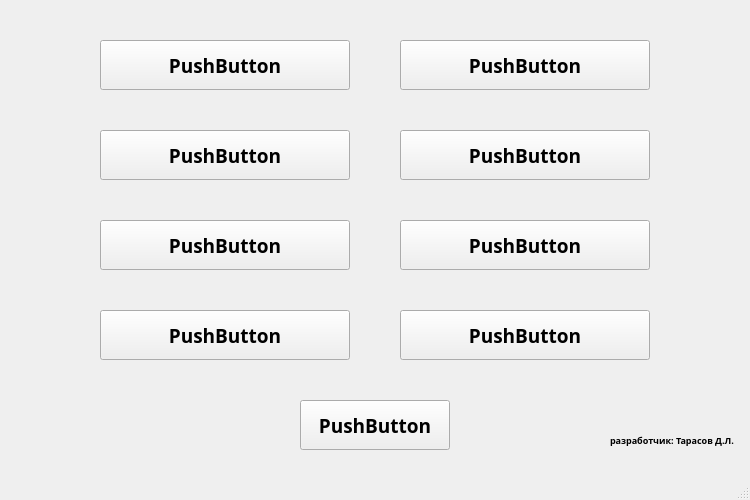
<?xml version="1.0" encoding="UTF-8"?>
<ui version="4.0">
 <class>MainWindow</class>
 <widget class="QMainWindow" name="MainWindow">
  <property name="geometry">
   <rect>
    <x>0</x>
    <y>0</y>
    <width>750</width>
    <height>500</height>
   </rect>
  </property>
  <property name="windowTitle">
   <string>MainWindow</string>
  </property>
  <widget class="QWidget" name="centralwidget">
   <widget class="QPushButton" name="pushButton">
    <property name="geometry">
     <rect>
      <x>300</x>
      <y>400</y>
      <width>150</width>
      <height>50</height>
     </rect>
    </property>
    <property name="font">
     <font>
      <family>Segoe Print</family>
      <pointsize>14</pointsize>
      <weight>75</weight>
      <bold>true</bold>
     </font>
    </property>
    <property name="text">
     <string>PushButton</string>
    </property>
   </widget>
   <widget class="QPushButton" name="pushButton_2">
    <property name="geometry">
     <rect>
      <x>100</x>
      <y>130</y>
      <width>250</width>
      <height>50</height>
     </rect>
    </property>
    <property name="font">
     <font>
      <family>Segoe Print</family>
      <pointsize>14</pointsize>
      <weight>75</weight>
      <bold>true</bold>
     </font>
    </property>
    <property name="text">
     <string>PushButton</string>
    </property>
   </widget>
   <widget class="QLabel" name="label">
    <property name="geometry">
     <rect>
      <x>610</x>
      <y>430</y>
      <width>130</width>
      <height>20</height>
     </rect>
    </property>
    <property name="font">
     <font>
      <family>Segoe Print</family>
      <pointsize>7</pointsize>
      <weight>75</weight>
      <bold>true</bold>
     </font>
    </property>
    <property name="text">
     <string>разработчик: Тарасов Д.Л.</string>
    </property>
   </widget>
   <widget class="QPushButton" name="pushButton_3">
    <property name="geometry">
     <rect>
      <x>100</x>
      <y>40</y>
      <width>250</width>
      <height>50</height>
     </rect>
    </property>
    <property name="font">
     <font>
      <family>Segoe Print</family>
      <pointsize>14</pointsize>
      <weight>75</weight>
      <bold>true</bold>
     </font>
    </property>
    <property name="text">
     <string>PushButton</string>
    </property>
   </widget>
   <widget class="QPushButton" name="pushButton_4">
    <property name="geometry">
     <rect>
      <x>400</x>
      <y>40</y>
      <width>250</width>
      <height>50</height>
     </rect>
    </property>
    <property name="font">
     <font>
      <family>Segoe Print</family>
      <pointsize>14</pointsize>
      <weight>75</weight>
      <bold>true</bold>
     </font>
    </property>
    <property name="text">
     <string>PushButton</string>
    </property>
   </widget>
   <widget class="QPushButton" name="pushButton_5">
    <property name="geometry">
     <rect>
      <x>400</x>
      <y>130</y>
      <width>250</width>
      <height>50</height>
     </rect>
    </property>
    <property name="font">
     <font>
      <family>Segoe Print</family>
      <pointsize>14</pointsize>
      <weight>75</weight>
      <bold>true</bold>
     </font>
    </property>
    <property name="text">
     <string>PushButton</string>
    </property>
   </widget>
   <widget class="QPushButton" name="pushButton_6">
    <property name="geometry">
     <rect>
      <x>100</x>
      <y>220</y>
      <width>250</width>
      <height>50</height>
     </rect>
    </property>
    <property name="font">
     <font>
      <family>Segoe Print</family>
      <pointsize>14</pointsize>
      <weight>75</weight>
      <bold>true</bold>
     </font>
    </property>
    <property name="text">
     <string>PushButton</string>
    </property>
   </widget>
   <widget class="QPushButton" name="pushButton_7">
    <property name="geometry">
     <rect>
      <x>400</x>
      <y>220</y>
      <width>250</width>
      <height>50</height>
     </rect>
    </property>
    <property name="font">
     <font>
      <family>Segoe Print</family>
      <pointsize>14</pointsize>
      <weight>75</weight>
      <bold>true</bold>
     </font>
    </property>
    <property name="text">
     <string>PushButton</string>
    </property>
   </widget>
   <widget class="QPushButton" name="pushButton_8">
    <property name="geometry">
     <rect>
      <x>100</x>
      <y>310</y>
      <width>250</width>
      <height>50</height>
     </rect>
    </property>
    <property name="font">
     <font>
      <family>Segoe Print</family>
      <pointsize>14</pointsize>
      <weight>75</weight>
      <bold>true</bold>
     </font>
    </property>
    <property name="text">
     <string>PushButton</string>
    </property>
   </widget>
   <widget class="QPushButton" name="pushButton_9">
    <property name="geometry">
     <rect>
      <x>400</x>
      <y>310</y>
      <width>250</width>
      <height>50</height>
     </rect>
    </property>
    <property name="font">
     <font>
      <family>Segoe Print</family>
      <pointsize>14</pointsize>
      <weight>75</weight>
      <bold>true</bold>
     </font>
    </property>
    <property name="text">
     <string>PushButton</string>
    </property>
   </widget>
  </widget>
  <widget class="QMenuBar" name="menubar">
   <property name="geometry">
    <rect>
     <x>0</x>
     <y>0</y>
     <width>750</width>
     <height>21</height>
    </rect>
   </property>
  </widget>
  <widget class="QStatusBar" name="statusbar"/>
 </widget>
 <resources/>
 <connections/>
</ui>
